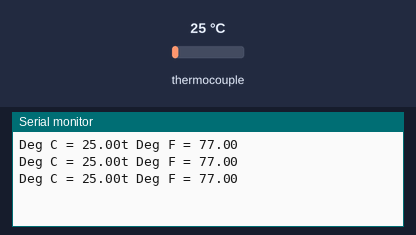
Bench run of a sketch on a simulated Arduino Uno, built with avr-gcc and run on an emulated ATmega328P. Parts: the last lines printed to the serial monitor. Inputs (shaded band) come from the test bench; at power-on: thermocouple 25 °C.

Above: at 1.7 s.
1.8 s: thermocouple set to 6 °C
At 2.4 s:
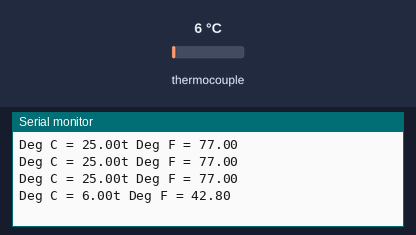
3.3 s: thermocouple set to 75 °C
At 3.9 s:
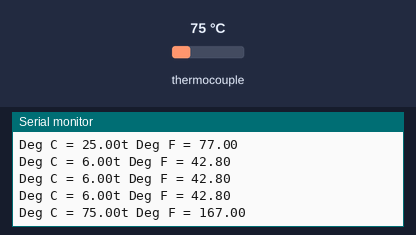
Timing chart, 0 to 6.3 s (numbered marks = the images above; inputs shaded):
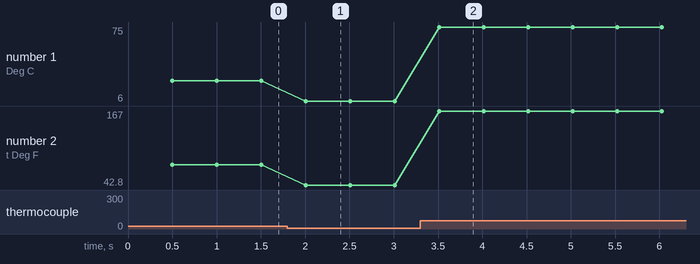

The sketch:

MAX6675.ino
```cpp
#include <max6675.h>

int ktcSO = 8;
int ktcCS = 9;
int ktcCLK = 13;

MAX6675 ktc(ktcCLK, ktcCS, ktcSO);

void setup() {
  Serial.begin(9600);
  // give the MAX a little time to settle
  delay(500);
}

void loop() {
  // basic readout test

   Serial.print("Deg C = ");
   Serial.print(ktc.readCelsius());
   Serial.print("t Deg F = ");
   Serial.println(ktc.readFahrenheit());

   delay(500);
}
```

Measured:
- after the input at 1.8 s, the serial monitor: prints a new line after 0.21 s (image 1)
- after the input at 3.3 s, the serial monitor: prints a new line after 0.21 s (image 2)
- plotted number 1: 25 → 6 after the input at 1.8 s, 6 → 75 after the input at 3.3 s
- plotted number 2: 77 → 42.8 after the input at 1.8 s, 42.8 → 167 after the input at 3.3 s
